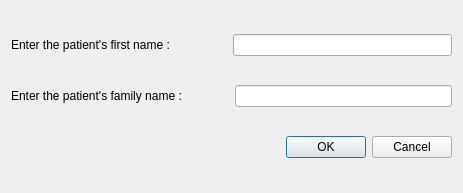
<?xml version="1.0" encoding="UTF-8"?>
<ui version="4.0">
 <class>SearchPatientDialog</class>
 <widget class="QDialog" name="SearchPatientDialog">
  <property name="geometry">
   <rect>
    <x>0</x>
    <y>0</y>
    <width>463</width>
    <height>193</height>
   </rect>
  </property>
  <property name="windowTitle">
   <string>Dialog</string>
  </property>
  <layout class="QVBoxLayout" name="verticalLayout">
   <item>
    <layout class="QHBoxLayout" name="horizontalLayout">
     <item>
      <widget class="QLabel" name="label">
       <property name="text">
        <string>Enter the patient's first name :</string>
       </property>
      </widget>
     </item>
     <item>
      <spacer name="horizontalSpacer">
       <property name="orientation">
        <enum>Qt::Horizontal</enum>
       </property>
       <property name="sizeType">
        <enum>QSizePolicy::Fixed</enum>
       </property>
       <property name="sizeHint" stdset="0">
        <size>
         <width>57</width>
         <height>20</height>
        </size>
       </property>
      </spacer>
     </item>
     <item>
      <widget class="QLineEdit" name="lineEditFirstName"/>
     </item>
    </layout>
   </item>
   <item>
    <layout class="QHBoxLayout" name="horizontalLayout_2">
     <item>
      <widget class="QLabel" name="label_2">
       <property name="text">
        <string>Enter the patient's family name :</string>
       </property>
      </widget>
     </item>
     <item>
      <spacer name="horizontalSpacer_2">
       <property name="orientation">
        <enum>Qt::Horizontal</enum>
       </property>
       <property name="sizeType">
        <enum>QSizePolicy::Fixed</enum>
       </property>
       <property name="sizeHint" stdset="0">
        <size>
         <width>47</width>
         <height>20</height>
        </size>
       </property>
      </spacer>
     </item>
     <item>
      <widget class="QLineEdit" name="lineEditFamilyName"/>
     </item>
    </layout>
   </item>
   <item>
    <widget class="QDialogButtonBox" name="buttonBox">
     <property name="orientation">
      <enum>Qt::Horizontal</enum>
     </property>
     <property name="standardButtons">
      <set>QDialogButtonBox::Cancel|QDialogButtonBox::Ok</set>
     </property>
    </widget>
   </item>
  </layout>
 </widget>
 <resources/>
 <connections>
  <connection>
   <sender>buttonBox</sender>
   <signal>accepted()</signal>
   <receiver>SearchPatientDialog</receiver>
   <slot>accept()</slot>
   <hints>
    <hint type="sourcelabel">
     <x>248</x>
     <y>254</y>
    </hint>
    <hint type="destinationlabel">
     <x>157</x>
     <y>274</y>
    </hint>
   </hints>
  </connection>
  <connection>
   <sender>buttonBox</sender>
   <signal>rejected()</signal>
   <receiver>SearchPatientDialog</receiver>
   <slot>reject()</slot>
   <hints>
    <hint type="sourcelabel">
     <x>316</x>
     <y>260</y>
    </hint>
    <hint type="destinationlabel">
     <x>286</x>
     <y>274</y>
    </hint>
   </hints>
  </connection>
 </connections>
</ui>
